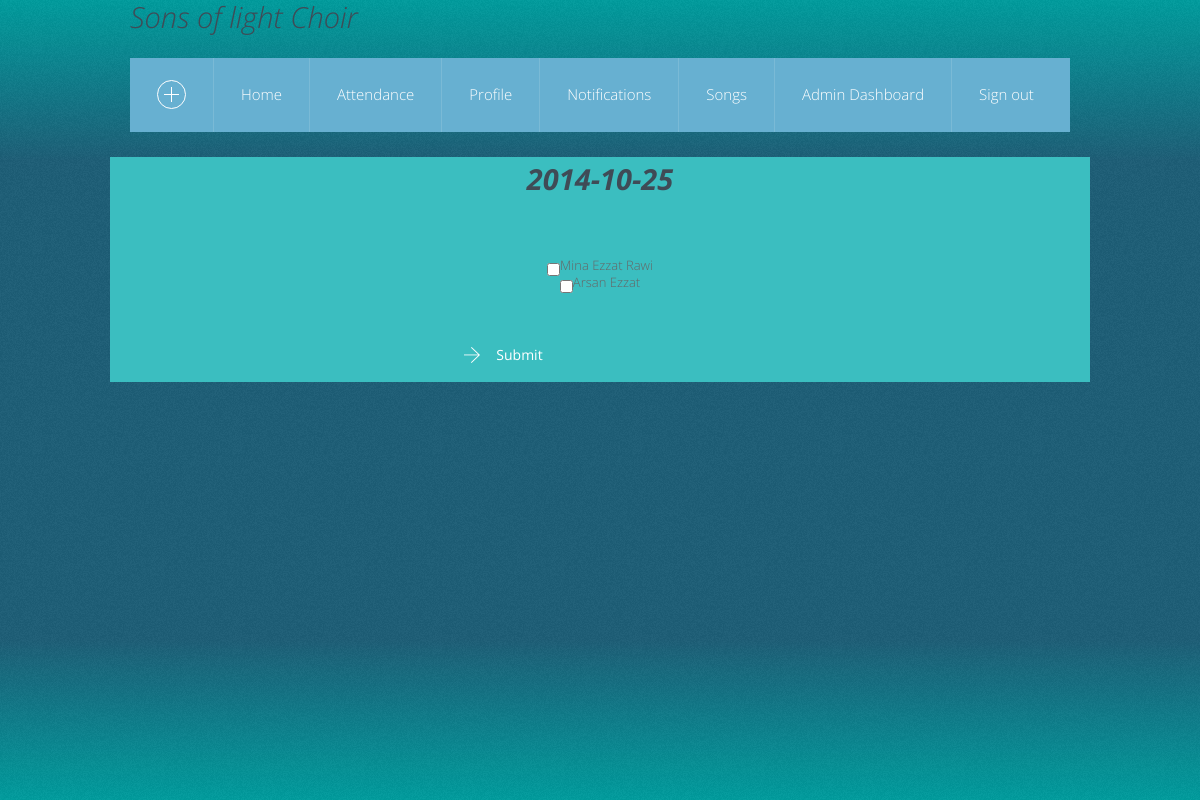
Screenshot of /attendance.php (signed in) with the database file from the repository.
### tables this page shows
CREATE TABLE IF NOT EXISTS `prova` (
  `id` int(11) NOT NULL AUTO_INCREMENT,
  `date` date NOT NULL,
  `content` varchar(200) NOT NULL,
  PRIMARY KEY (`id`),
  UNIQUE KEY `date` (`date`)
);

CREATE TABLE IF NOT EXISTS `user` (
  `id` int(11) NOT NULL AUTO_INCREMENT,
  `name` varchar(30) NOT NULL,
  `email` varchar(50) NOT NULL,
  `password` varchar(50) NOT NULL,
  `birthday` date NOT NULL,
  `task` varchar(20) NOT NULL,
  `facebook` varchar(150) DEFAULT NULL,
  `bonus` int(11) DEFAULT NULL,
  `points` int(11) DEFAULT NULL,
  `avatar` varchar(200) NOT NULL,
  `address` varchar(200) NOT NULL,
  `isAdmin` tinyint(1) DEFAULT NULL,
  `mobile` varchar(15) NOT NULL,
  PRIMARY KEY (`id`),
  UNIQUE KEY `email` (`email`)
);

### attendance.php (the view, shortened to what this page needs)
<!doctype html>
<html lang="en" class="no-js">
<head>
<link href="css/bootstrap.css" media="screen" rel="stylesheet">
<link href="style.css" media="screen" rel="stylesheet">
<link href="animate.css" media="screen" rel="stylesheet">
</head>
<body>
    <div class="body_wrap">
        <div class="container">
            <?php require_once('menu.php');?>
		<div class="row">
		<?php
			$query="SELECT * FROM `prova` ORDER BY date DESC";
			$data=mysql_query($query) or die(mysql_error());
			$prova=mysql_fetch_assoc($data);
		?>
				<div class="inner">
					<div class="grid-menu clearfix">
						<div class="grid-box grid-box-large dropdown clearfix boxed boxed-turquoise">
						<form action="engine.php" method="post" enctype="multipart/form-data" >
							<div class="row">
								<div class="col-md-4"></div>
								<div class="col-md-4"><div class="inner"><strong><h1 align="center"> <?php echo $prova['date'];?><h1></Strong></div></div>
								<div class="col-md-4"></div>
								<?php
								$query="SELECT * FROM `user`";
								$data=mysql_query($query) or die(mysql_error());
								?>
							</div>
							<br>
							<br>
							<br>
							<?php while($user=mysql_fetch_array($data)):?>
							<div class="row">
								<div class="col-md-4"></div>
								<div class="col-md-4"><div class="inner" align="center"><input type="checkbox" name="<?php echo $user['id'];?>" value="attendend"/><?php echo $user['name'];?></div></div>
								<div class="col-md-4"></div>
							</div>
							<?php endwhile;?>
							<br>
							<br>
							<br>
							<div class="row">
								<div class="col-md-4"></div>
								<div class="col-md-4"><div class="inner" align="center"> <span class="btn btn-icon-left"><input type="submit" value="Submit" /></span></div></div>
								<div class="col-md-4"></div>
							</div>
							</form>
						</div>
					</div>
				</div>
			</div>
		</div>
	</div>
</body>
</html>

### rows the page displays
prova: date "2014-10-25"
user: name "Mina Ezzat Rawi"
user: name "Arsan Ezzat"
